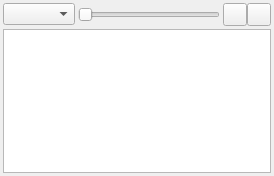
<?xml version="1.0" encoding="UTF-8"?>
<ui version="4.0">
 <class>LayerBox</class>
 <widget class="QWidget" name="LayerBox">
  <property name="geometry">
   <rect>
    <x>0</x>
    <y>0</y>
    <width>274</width>
    <height>176</height>
   </rect>
  </property>
  <layout class="QVBoxLayout" name="verticalLayout">
   <property name="spacing">
    <number>3</number>
   </property>
   <property name="leftMargin">
    <number>3</number>
   </property>
   <property name="topMargin">
    <number>3</number>
   </property>
   <property name="rightMargin">
    <number>3</number>
   </property>
   <property name="bottomMargin">
    <number>3</number>
   </property>
   <item>
    <layout class="QHBoxLayout" name="horizontalLayout">
     <property name="spacing">
      <number>0</number>
     </property>
     <item>
      <widget class="QComboBox" name="blendmode">
       <property name="toolTip">
        <string>Layer blending mode</string>
       </property>
      </widget>
     </item>
     <item>
      <spacer name="horizontalSpacer">
       <property name="orientation">
        <enum>Qt::Horizontal</enum>
       </property>
       <property name="sizeType">
        <enum>QSizePolicy::Fixed</enum>
       </property>
       <property name="sizeHint" stdset="0">
        <size>
         <width>3</width>
         <height>15</height>
        </size>
       </property>
      </spacer>
     </item>
     <item>
      <widget class="QSlider" name="opacity">
       <property name="toolTip">
        <string>Layer opacity</string>
       </property>
       <property name="maximum">
        <number>255</number>
       </property>
       <property name="orientation">
        <enum>Qt::Horizontal</enum>
       </property>
      </widget>
     </item>
     <item>
      <spacer name="horizontalSpacer_2">
       <property name="orientation">
        <enum>Qt::Horizontal</enum>
       </property>
       <property name="sizeType">
        <enum>QSizePolicy::Fixed</enum>
       </property>
       <property name="sizeHint" stdset="0">
        <size>
         <width>3</width>
         <height>15</height>
        </size>
       </property>
      </spacer>
     </item>
     <item>
      <widget class="GroupedToolButton" name="lockButton">
       <property name="toolTip">
        <string>Layer access control</string>
       </property>
       <property name="icon">
        <iconset theme="object-locked">
         <normaloff>theme:object-locked.svg</normaloff>theme:object-locked.svg</iconset>
       </property>
       <property name="checkable">
        <bool>true</bool>
       </property>
       <property name="popupMode">
        <enum>QToolButton::InstantPopup</enum>
       </property>
       <property name="groupPosition">
        <enum>GroupedToolButton::GroupLeft</enum>
       </property>
      </widget>
     </item>
     <item>
      <widget class="GroupedToolButton" name="menuButton">
       <property name="icon">
        <iconset theme="application-menu">
         <normaloff>theme:application-menu.svg</normaloff>theme:application-menu.svg</iconset>
       </property>
       <property name="popupMode">
        <enum>QToolButton::InstantPopup</enum>
       </property>
       <property name="groupPosition">
        <enum>GroupedToolButton::GroupRight</enum>
       </property>
      </widget>
     </item>
    </layout>
   </item>
   <item>
    <widget class="QListView" name="layerlist">
     <property name="contextMenuPolicy">
      <enum>Qt::CustomContextMenu</enum>
     </property>
    </widget>
   </item>
  </layout>
 </widget>
 <customwidgets>
  <customwidget>
   <class>GroupedToolButton</class>
   <extends>QToolButton</extends>
   <header>widgets/groupedtoolbutton.h</header>
  </customwidget>
 </customwidgets>
 <tabstops>
  <tabstop>blendmode</tabstop>
  <tabstop>lockButton</tabstop>
  <tabstop>menuButton</tabstop>
  <tabstop>layerlist</tabstop>
 </tabstops>
 <connections/>
</ui>
